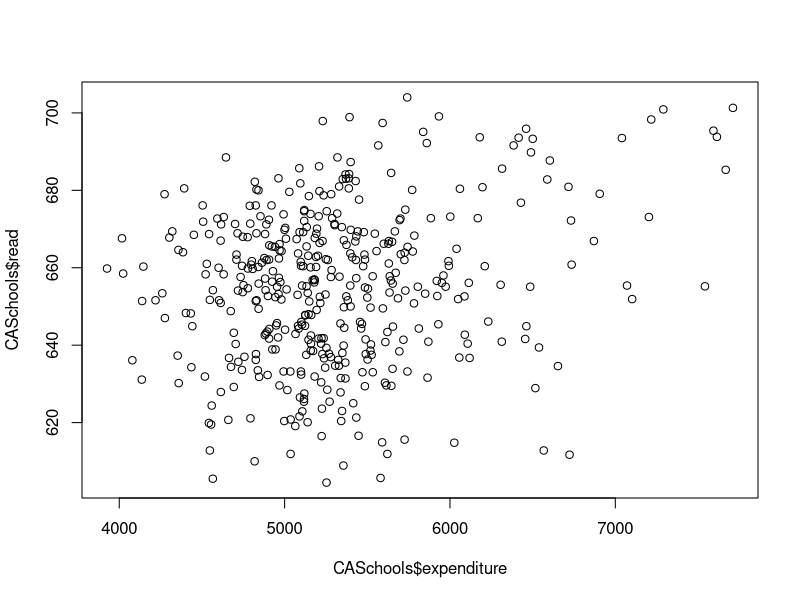
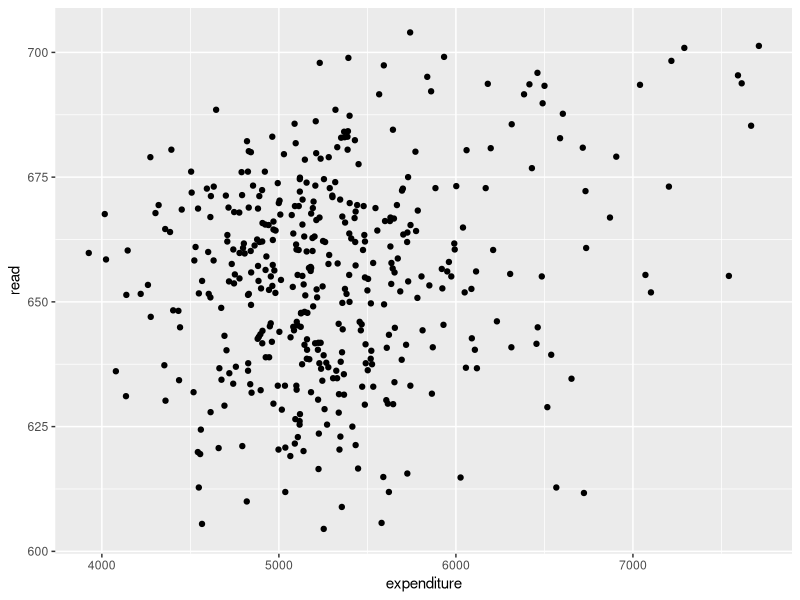
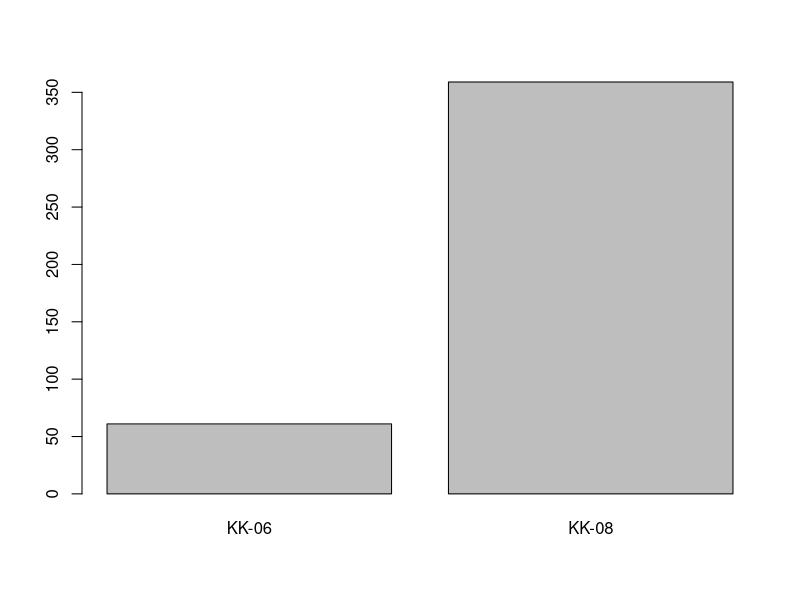
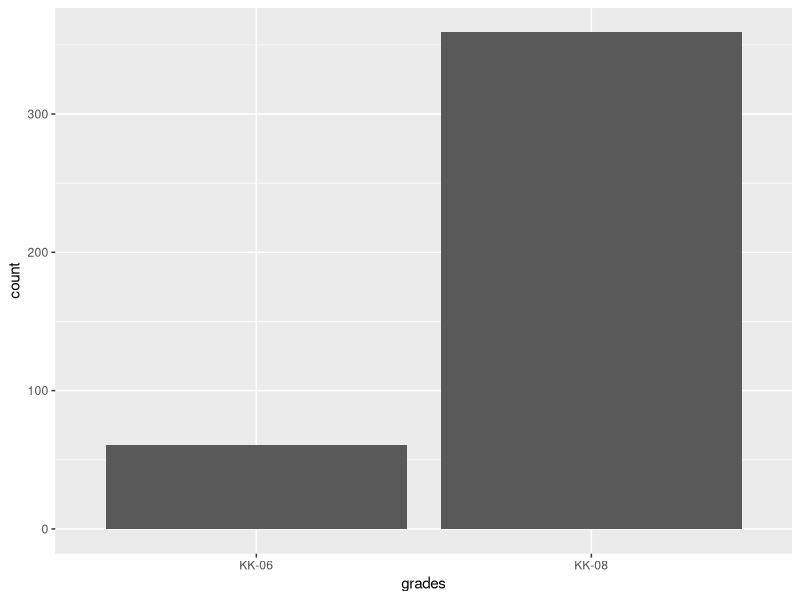
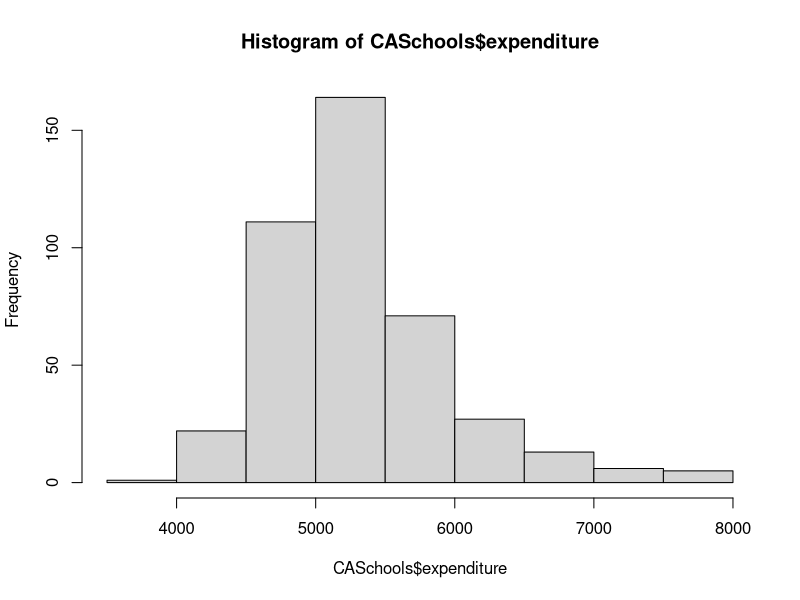
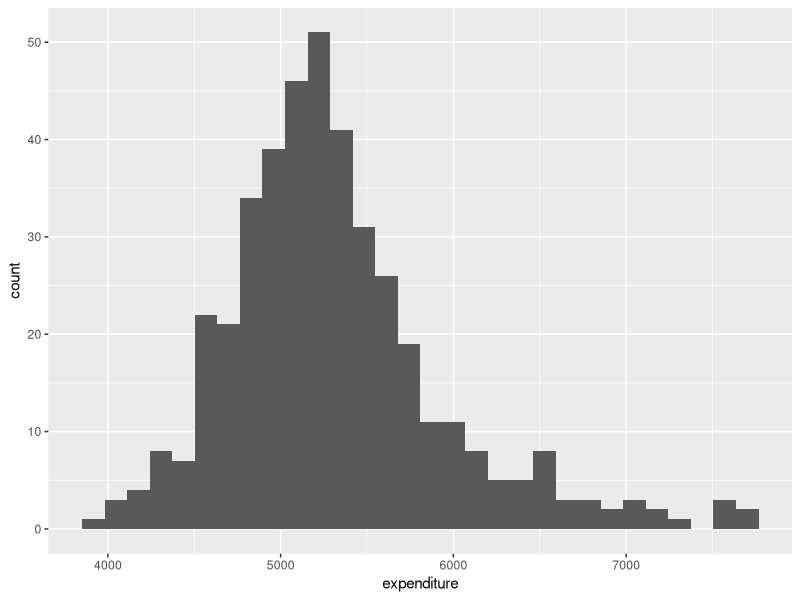
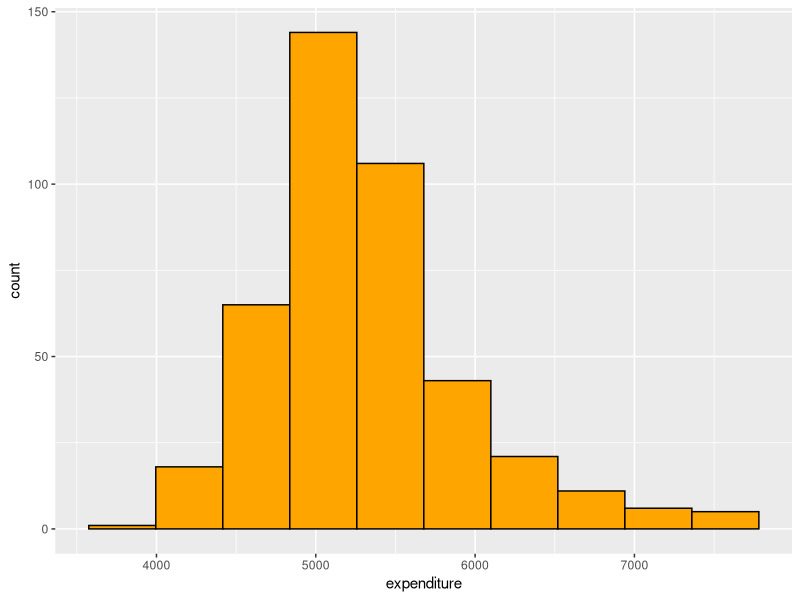
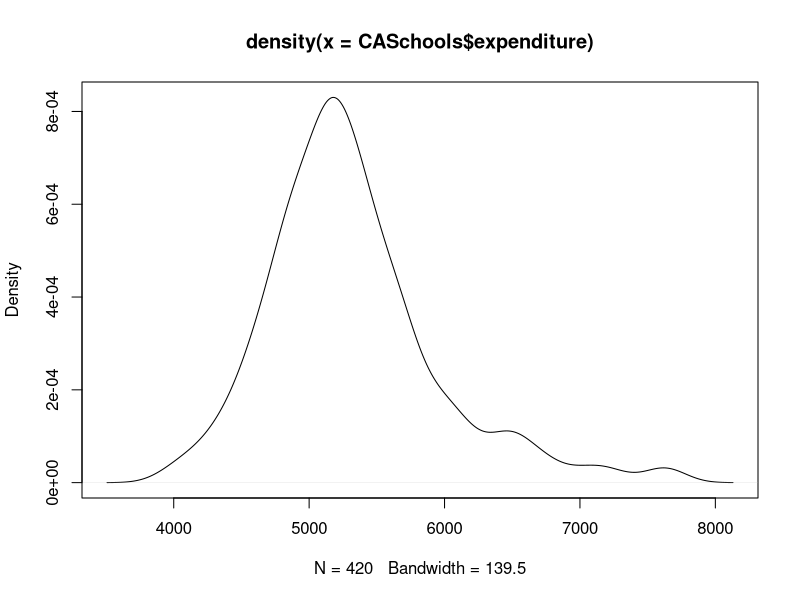

These figures' R source, in order:
## ---- chunk 1
# Executable code
3+4
## ---- chunk 2
library(ggplot2)
## ---- chunk 3
# This code block stores the values
# 10 in x and 15 in y.
# Try running this code! 
x <- 10
y <- 15
## ---- chunk 4
# Now trying adding x to y. Run your code.

# By the way, this is a comment! Anything prefaced by
# the # symbol in an R code chunk won't be treated as code.
## ---- chunk 5
library(AER)
## ---- chunk 6
#| echo: false
?CASchools
## ---- chunk 7
data(CASchools)
## ---- chunk 8
plot(CASchools$expenditure, CASchools$read)
## ---- chunk 9
ggplot(data = CASchools, aes(x = expenditure, y = read)) + 
  geom_point()
## ---- chunk 10
barplot(table(CASchools$grades))
## ---- chunk 11
ggplot(data = CASchools, aes(x = grades)) + 
  geom_bar()
## ---- chunk 12
hist(CASchools$expenditure)
## ---- chunk 13
ggplot(data = CASchools, aes(x = expenditure)) + 
  geom_histogram()
## ---- chunk 14
ggplot(data = CASchools, aes(x = expenditure)) + 
  geom_histogram(bins = 10, color = "black", fill = "orange")
## ---- chunk 15
plot(density(CASchools$expenditure))
## ---- chunk 16
ggplot(data = CASchools, aes(x = expenditure)) + 
  geom_density()
## ---- chunk 17
boxplot(CASchools$expenditure)
## ---- chunk 18
ggplot(data = CASchools, aes(y = expenditure)) + 
  geom_boxplot()
## ---- chunk 19
plot(CASchools$grades, CASchools$expenditure)
## ---- chunk 20
ggplot(data = CASchools, aes(x = grades, y = expenditure)) + 
  geom_boxplot()
## ---- chunk 21
ggplot(data = CASchools, aes(x = grades, y = expenditure)) + 
  geom_boxplot(aes(color = grades))
## ---- chunk 22
ggplot(data = CASchools, aes(x = grades, y = expenditure)) + 
  geom_boxplot(color = "red")
